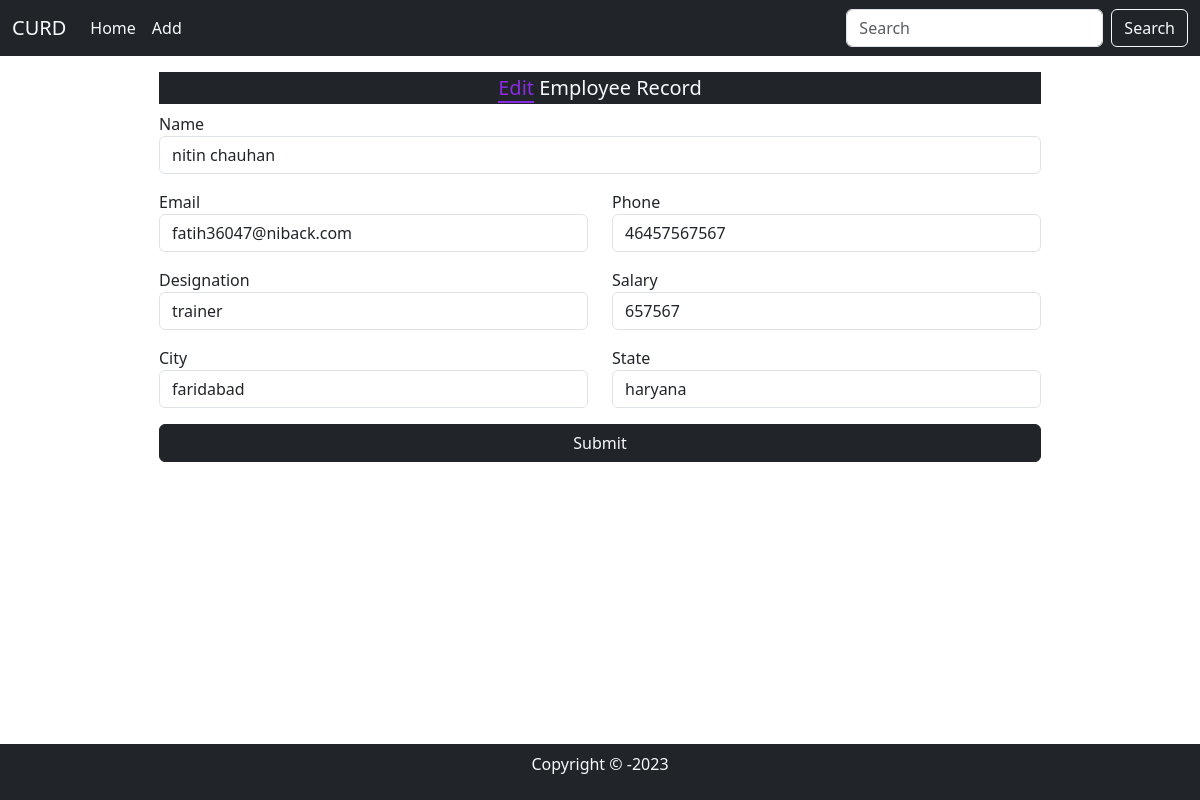
The page /edit/14/ on the database its author committed.
### mainApp/models.py (models this page shows, shortened)
class Employee(models.Model):
    id = models.AutoField(primary_key=True)
    name = models.CharField(max_length=20)
    email = models.EmailField(max_length=20)
    phone = models.CharField(max_length=3)
    dsg = models.CharField(max_length=20)
    salary = models.IntegerField()
    city = models.CharField(max_length=30, null=True, blank=True, default="")
    state = models.CharField(max_length=30, null=True, blank=True, default="")

### mainApp/views.py (the view, shortened to what this page needs)
# urls.py: path("edit/<int:id>/",views.editPage),
def editPage(Request, id):
    try:
        data = Employee.objects.get(id=id)
        return render(Request, 'edit.html', {'data': data})
    except:
        pass
    return HttpResponseRedirect("/")

### mainApp/templates/edit.html (shortened to what this page needs)
{% extends 'index.html' %}
{% block data %}
<div class="container-fluid w-100 my-3">
    <div class="w-75 m-auto mid-section">
        <h5 class="text-light bg-dark text-center p-1"><span style="color: blueviolet; border-bottom: 2px solid blueviolet;">Edit</span> Employee Record</h5>
        <form action="" method="post">
            <div class="mb-3">
                <label>Name</label>
                <input type="text" name="name" placeholder="Full Name" class="form-control" value="{{data.name}}" required>
            </div>
            <div class="row">
                <div class="mb-3 col-md-6">
                    <label>Email</label>
                    <input type="email" name="email" placeholder="Email" class="form-control" value="{{data.email}}" required>
                </div>
                <div class="mb-3 col-md-6">
                    <label>Phone</label>
                    <input type="text" name="phone" placeholder="Phone" class="form-control" value="{{data.phone}}" required maxlength="11">
                </div>
            </div>
            <div class="row">
                <div class="mb-3 col-md-6">
                    <label>Designation</label>
                    <input type="text" name="dsg" placeholder="Designation" class="form-control" value="{{data.dsg}}" required>
                </div>
                <div class="mb-3 col-md-6">
                    <label>Salary</label>
                    <input type="number" name="salary" placeholder="salary" class="form-control" value="{{data.salary}}" required>
                </div>
            </div>
            <div class="row">
                <div class="mb-3 col-md-6">
                    <label>City</label>
                    <input type="text" name="city" placeholder="city" class="form-control" value="{{data.city}}">
                </div>
                <div class="mb-3 col-md-6">
                    <label>State</label>
                    <input type="text" name="state" placeholder="state" class="form-control" value="{{data.state}}">
                </div>
            </div>
            <div class="mb-3">
                <button type="submit" class="btn btn-dark w-100 text-light">Submit</button>
            </div>
        </form>
    </div>
</div>
{% endblock %}

### mainApp/static/css/style.css (style rules this page uses)
.mid-section { height: 520px; overflow-y: auto; overflow-x: auto; }

### rows shown on the page
Employee: name "nitin chauhan", email "fatih36047@niback.com", phone "46457567567", dsg "trainer", salary "657567", city "faridabad", state "haryana"
